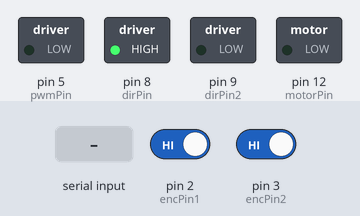
Bench run of a sketch on a simulated Arduino Uno, built with avr-gcc and run on an emulated ATmega328P. Parts: switched loads named in the sketch (green lamp = pin HIGH). The test bench sets the inputs (shaded band); at power-on: pin 2 (encPin1) HIGH, pin 3 (encPin2) HIGH. What the sketch prints to the serial monitor is not drawn.

Above: at 1.2 s.
1.3 s: pin 2 (encPin1) driven LOW
At 1.6 s:
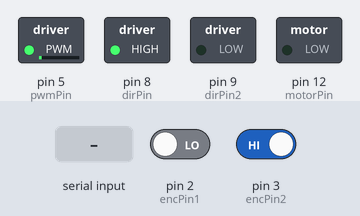
2.8 s: pin 3 (encPin2) driven LOW
At 3.9 s:
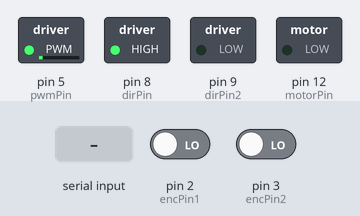
4.3 s: "90,45\n" received over Serial
At 5.1 s:
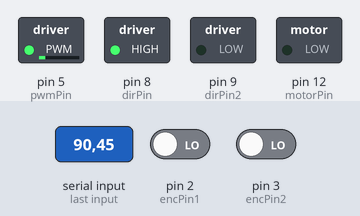
5.8 s: "2\n" received over Serial
At 6.2 s:
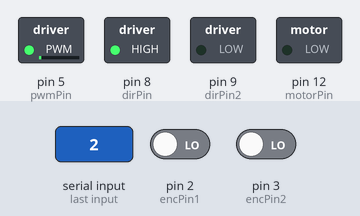
Timing chart, 0 to 8.3 s (numbered marks = the images above; inputs shaded):
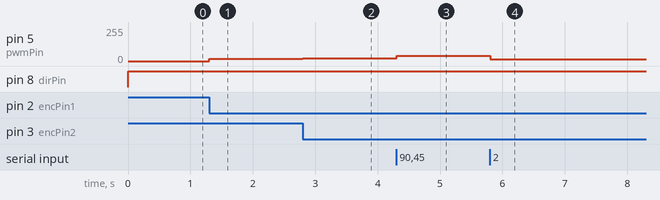

Measured:
- after the input at 1.3 s, pin 5 (pwmPin): 0/255 → 16/255 at once
- after the input at 2.8 s, pin 5 (pwmPin): 16/255 → 22/255 at once
- after the input at 4.3 s, pin 5 (pwmPin): 22/255 → 39/255 at once
- after the input at 5.8 s, pin 5 (pwmPin): 39/255 → 14/255 at once

The sketch:

virtualwall.ino
```cpp
#include <math.h>
int pwmPin = 5; // PWM output pin for motor 1
int dirPin = 8; // direction output pin for motor 1
int dirPin2 = 9; // 2nd direction output pin for motor 1
int sensorPosPin = A2; // input pin for MR sensor *NOT USED*
int fsrPin = A3; // input pin for FSR sensor *NOT USED*
int encPin1 = 2; // encoder read pin 1
int encPin2 = 3; // encoder read pin 2
int motorPin = 12;

double rs = 0.073152;   //[m]
double rp = 0.004191;
int updatedPos = 0;     // keeps track of the encoder position
volatile int lastRawPos = 0; // 'volatile' as it is modified in an interrupt
int EncLookup[16] = {0, -1, 1, 2, 1, 0, 2, -1, -1, 2, 0, 1, 2, 1, -1, 0};
//friction parameter
double asphaltResistance = 0.8;
double gravelResistance = 1.2;
double grassResistance = 1.5;
double currentResistance = asphaltResistance;
// Kinematics variables
double xh = 0;           // Position of the handle [m]
double theta_s = 0;      // Angle of the sector pulley in deg
double xh_prev;          // Distance of the handle at previous time step
double dxh;              // Velocity of the handle
double dxh_prev;
double dxh_filt;         // Filtered velocity of the handle
double dxh_filt_prev;

// Force output variables
double force = 0;           			// Force at the handle
double Tp = 0;              			// Torque of the motor pulley
double duty = 0;            			// Duty cylce (between 0 and 255)
unsigned int output = 0;    			// Output command to the motor

double Texture_Spatial_Frequency = 200; // Spatial frequency of texture rendering
double Texture_Damping = 0.1;             // Damping for texture rendering
double ax=0;
String Udata;
String Fdata;
unsigned long startTime;
const unsigned long timeout = 1000;
unsigned long lastDataTime = 0;

double x_wall=0;
double k_wall = 0;
void readEncoder() {
  int newRawPos = digitalRead(encPin1) * 2 + digitalRead(encPin2);
  int encInc = EncLookup[lastRawPos * 4 + newRawPos];
  updatedPos += encInc;
  lastRawPos = newRawPos;
}
void setup()
{
  // Set up serial communication

  Serial.begin(115200);
  // Set PWM frequency
  setPwmFrequency(pwmPin,1);

  // Input pins
  pinMode(sensorPosPin, INPUT); // set MR sensor pin to be an input
  pinMode(fsrPin, INPUT);       // set FSR sensor pin to be an input
  pinMode(encPin1,INPUT);       // set encoder pin 1 to be an input
  pinMode(encPin2,INPUT);       // set encoder pin 2 to be an input

  // Output pins
  pinMode(pwmPin, OUTPUT);  // PWM pin for motor A
  pinMode(dirPin, OUTPUT);  // dir pin for motor A
  pinMode(dirPin2,OUTPUT);   // second dir pin for motor A
  pinMode(motorPin, OUTPUT);

  // Initialize motor
  analogWrite(pwmPin, 0);     // set to not be spinning (0/255)
  digitalWrite(dirPin, LOW);  // set direction
  digitalWrite(dirPin2,LOW);

  // Initialize position valiables
  lastRawPos = digitalRead (encPin1) * 2 + digitalRead (encPin2);

  attachInterrupt(digitalPinToInterrupt(encPin1), readEncoder, CHANGE);
  attachInterrupt(digitalPinToInterrupt(encPin2), readEncoder, CHANGE);
  Serial.setTimeout(100);
}


int adjust_kwall(int kind_cube){
  int current_kwall;
  if (kind_cube == 2)
  {
    current_kwall = 200;
  }
  else if (kind_cube == 0)
  {
    current_kwall = 500;
  }
  else
  {
    current_kwall = 1500;
  }
  return current_kwall;
}
void loop()
{
//  curr_time = millis()/64.0;
if (Serial.available() > 0) {
    Udata = Serial.readStringUntil('\n'); // 读取串行数据直到换行符
    Fdata = Serial.readStringUntil('\n');
    // Fdata = Serial.readStringUntil('\n');
    // Serial.println("Received: " + Fdata); // 回显接收到的数据，用于调试
    // 根据接收到的数据执行相应的操作
  }
  double theta_s = 0.75*(rp/rs)*updatedPos;
  double rh = 0.075;   //[m]
  bool Vib = false;
  xh = rh*(theta_s * 3.14159 / 180);
  dxh = (double)(xh - xh_prev) / 0.001;
  ax=(double)(dxh-dxh_prev)/0.001;
  xh_prev = xh;
  dxh_prev = dxh;
  Tp = rp/rs * rh * force; //
    if (xh > x_wall)
    {
        // Serial.println("kwall:"+ String(k_wall));
        k_wall = adjust_kwall(Udata.toInt());
        force = -k_wall * (xh - x_wall);
        //Serial.println("--------------into");
    }
    else
    {
        force = 0;
    }


  if(force > 0) {
    digitalWrite(dirPin, LOW);
    digitalWrite(dirPin2,HIGH);
  } else {
    digitalWrite(dirPin, HIGH);
    digitalWrite(dirPin2,LOW);
  }
  double duty = sqrt(abs(Tp)/0.03);
  if (duty > 1) {
    duty = 1;
  } else if (duty < 0) {
    duty = 0;
  }
  int output = (int)(duty* 255);   // convert duty cycle to output signal
  analogWrite(pwmPin,output);
  // digitalWrite(motorPin, HIGH);
  // delay(3000);
  // digitalWrite(motorPin, LOW);
  // delay(3000); // 振动1秒
  if (Fdata.toInt())
  {
  // startTime = millis();
    // Serial.println("Received: " + Fdata);
    digitalWrite(motorPin, HIGH);
    delay(3000);
    digitalWrite(motorPin, LOW);}
  //   if (millis() - lastDataTime > timeout) {
  //   // 如果超过了超时时间没有接收到新的数据
  //   Fdata = "0";  // 可能Unity3D已经结束，重置Fdata
  // }
  // }


  // if(ax>50)
  // {
  //   Serial.println(-1);
  // }
  // else
  // {
  //   Serial.println(force, 4); // 输出当前手柄的位置，精确到小数点后四位
  // }

  Serial.println(force, 4);
}

void setPwmFrequency(int pin, int divisor) {
  byte mode;
  if(pin == 5 || pin == 6 || pin == 9 || pin == 10) {
    switch(divisor) {
      case 1: mode = 0x01; break;
      case 8: mode = 0x02; break;
      case 64: mode = 0x03; break;
      case 256: mode = 0x04; break;
      case 1024: mode = 0x05; break;
      default: return;
    }
    if(pin == 5 || pin == 6) {
      TCCR0B = TCCR0B & 0b11111000 | mode;
    } else {
      TCCR1B = TCCR1B & 0b11111000 | mode;
    }
  } else if(pin == 3 || pin == 11) {
    switch(divisor) {
      case 1: mode = 0x01; break;
      case 8: mode = 0x02; break;
      case 32: mode = 0x03; break;
      case 64: mode = 0x04; break;
      case 128: mode = 0x05; break;
      case 256: mode = 0x06; break;
      case 1024: mode = 0x7; break;
      default: return;
    }
    TCCR2B = TCCR2B & 0b11111000 | mode;
  }
}
```
